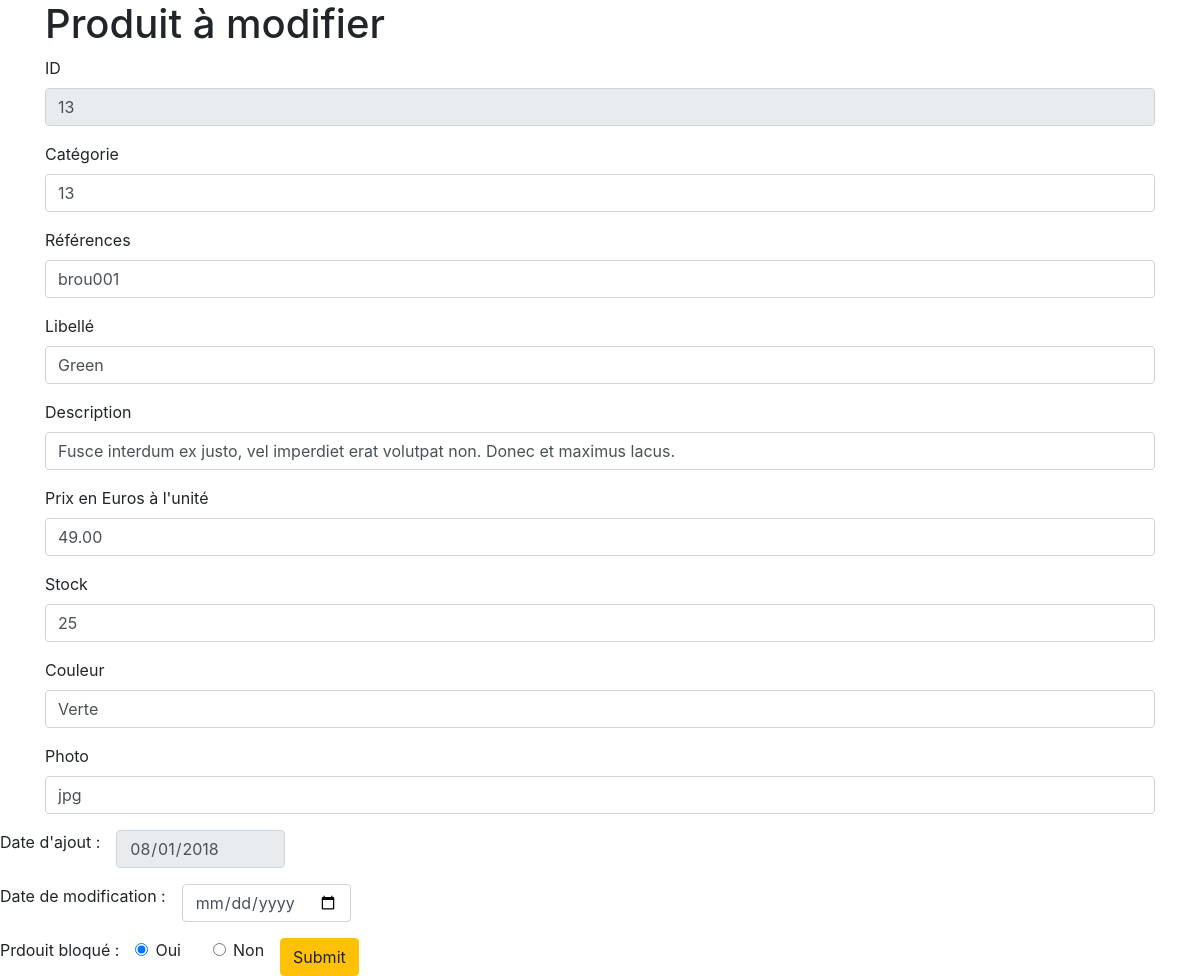
The app's page /Jarditou/back_office/updateForm.php?pro_id=13 with its own data.
### tables this page shows
CREATE TABLE IF NOT EXISTS `produits` (
  `pro_id` int UNSIGNED NOT NULL AUTO_INCREMENT COMMENT 'Clé de la table produits',
  `pro_cat_id` int UNSIGNED NOT NULL COMMENT 'Catégorie du produit',
  `pro_ref` varchar(10) NOT NULL COMMENT 'Référence produit',
  `pro_libelle` varchar(200) NOT NULL COMMENT 'Nom du produit',
  `pro_description` varchar(1000) DEFAULT NULL COMMENT 'Description du produit',
  `pro_prix` decimal(6,2) UNSIGNED NOT NULL COMMENT 'Prix ',
  `pro_stock` int NOT NULL DEFAULT '0' COMMENT 'Nombre d''unités en stock',
  `pro_couleur` varchar(30) DEFAULT NULL COMMENT 'Couleur',
  `pro_photo` varchar(4) DEFAULT 'jpg' COMMENT 'Extension de la photo',
  `pro_d_ajout` date NOT NULL COMMENT 'Date d''ajout',
  `pro_d_modif` datetime DEFAULT NULL COMMENT 'Date de modification',
  `pro_bloque` tinyint(1) DEFAULT NULL COMMENT 'Bloquer le produit à la vente',
  PRIMARY KEY (`pro_id`),
  UNIQUE KEY `idx_pro_ref` (`pro_ref`),
  KEY `fk_produits_cat_id` (`pro_cat_id`)
);

### Jarditou/back_office/updateForm.php (the view, shortened to what this page needs)
<!DOCTYPE html>
<html lang="en">
<head>
  <link rel="stylesheet" href="https://stackpath.bootstrapcdn.com/bootstrap/4.5.0/css/bootstrap.min.css">
</head>
<body>
  <?php
  $db = connexionBase();
  $id = $_GET['pro_id'];
  if ($id) {
    $requete = "SELECT * FROM produits WHERE pro_id =" . $id;
    $result = $db->query($requete);
    $row = $result->fetch(PDO::FETCH_OBJ);
  }
  ?>
  <div class="container">
    <h1>Produit à modifier</h1>
    <form action="script_modif.php" method="POST">
      <div class="form-group">
        <label for="ID">ID </label>
        <input type="number" name="ID" readonly class="form-control" id="ID" aria-describedby="ID" value="<?php echo $row->pro_id ?>">
      </div>
      <div class="form-group">
        <label for="categorie">Catégorie</label>
        <input type="text" name="categorie" class="form-control" id="categorie" aria-describedby="categorieProduit" value="<?php echo $row->pro_cat_id; ?>">
      </div>
      <div class="form-group">
        <label for="ref">Références</label>
        <input type="text" name="ref" class="form-control" id="ref" aria-describedby="referenceProduit" value="<?php echo $row->pro_ref ?>">
      </div>
      <div class="form-group">
        <label for="libelle">Libellé</label>
        <input type="text" name="libelle" class="form-control" id="libelle" aria-describedby="nomProduit" value="<?php echo $row->pro_libelle ?>">
      </div>
      <div class="form-group">
        <label for="desc">Description</label>
        <input type="text" name="desc" class="form-control" id="desc" aria-describedby="description" value="<?php echo $row->pro_description ?>">
      </div>
      <div class="form-group">
        <label for="prix">Prix en Euros à l'unité</label>
        <input type="number" step="0.01" name="prix" class="form-control" id="prix" aria-describedby="prix" value="<?php echo $row->pro_prix ?>">
      </div>
      <div class="form-group">
        <label for="stock">Stock</label>
        <input type="number" name="stock" class="form-control" id="stock" aria-describedby="stockRestant" value="<?php echo $row->pro_stock ?>">
      </div>
      <div class="form-group">
        <label for="color">Couleur</label>
        <input type="text" name="color" class="form-control" id="color" aria-describedby="couleur" value="<?php echo $row->pro_couleur ?>">
      </div>
      <div class="form-group">
        <label for="photo">Photo</label>
        <input type="text" name="photo" class="form-control" id="photo" aria-describedby="photo du produit" value="<?php echo $row->pro_photo ?>">
      </div>
  </div>
  <div class="d-block">
    <div class="d-flex">
      <span>Date d'ajout :</span>
      <div class="form-group mx-3">
        <input class="form-control" readonly type="date" value="<?php echo $row->pro_d_ajout ?>" id="dateAjout" name="dateAjout">
      </div>
    </div>
    <div class="d-flex">
      <span>Date de modification :</span>
      <div class="form-group mx-3">
        <input class="form-control" type="date" value="<?php echo $row->pro_d_modif ?>" id="dateModif" name="dateModif">
      </div>
    </div>
    <div class="d-flex">
      <span>Prdouit bloqué :</span>
      <div class="form-check mx-3">
        <input class="form-check-input" type="radio" name="bloque" id="bloqueOui" value="Oui" checked>
        <label class="form-check-label" for="bloqueOui">
          Oui
        </label>
      </div>
      <div class="form-check mx-3 ">
        <input class="form-check-input" type="radio" name="bloque" id="bloqueNon" value="Non">
        <label class="form-check-label" for="bloqueNon">
          Non
        </label>
      </div>
      <button type="submit" name="update" class="btn btn-warning d-block">Submit</button>
</body>
</html>

### records on screen
produits: ID "13", categorie "13", ref "brou001", libelle "Green", desc "Fusce interdum ex justo, vel imperdiet erat volutpat non. Donec et maximus lacus.", prix "49.00", stock "25", color "Verte", photo "jpg", dateAjout "08/01/2018"
